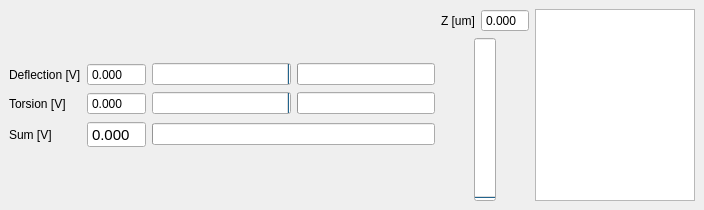
  <widget class="QDockWidget" name="qpdNpiezoDock">
   <property name="maximumSize">
    <size>
     <width>524287</width>
     <height>524287</height>
    </size>
   </property>
   <property name="features">
    <set>QDockWidget::AllDockWidgetFeatures</set>
   </property>
   <property name="allowedAreas">
    <set>Qt::BottomDockWidgetArea</set>
   </property>
   <property name="windowTitle">
    <string>QPD and piezo monitor</string>
   </property>
   <attribute name="dockWidgetArea">
    <number>8</number>
   </attribute>
   <widget class="QWidget" name="dockWidgetContents">
    <layout class="QHBoxLayout" name="horizontalLayout" stretch="8,3,3">
     <item>
      <layout class="QGridLayout" name="gridLayout_2" columnstretch="3,3,7,7" rowminimumheight="2,1,1,1,2">
       <item row="3" column="0">
        <widget class="QLabel" name="label_3">
         <property name="text">
          <string>Sum [V]</string>
         </property>
        </widget>
       </item>
       <item row="2" column="1">
        <widget class="QDoubleSpinBox" name="torsNumDbl">
         <property name="sizePolicy">
          <sizepolicy hsizetype="Minimum" vsizetype="Fixed">
           <horstretch>0</horstretch>
           <verstretch>0</verstretch>
          </sizepolicy>
         </property>
         <property name="readOnly">
          <bool>true</bool>
         </property>
         <property name="buttonSymbols">
          <enum>QAbstractSpinBox::NoButtons</enum>
         </property>
         <property name="decimals">
          <number>3</number>
         </property>
         <property name="minimum">
          <double>-10.000000000000000</double>
         </property>
         <property name="maximum">
          <double>10.000000000000000</double>
         </property>
        </widget>
       </item>
       <item row="1" column="1">
        <widget class="QDoubleSpinBox" name="deflNumDbl">
         <property name="sizePolicy">
          <sizepolicy hsizetype="Minimum" vsizetype="Fixed">
           <horstretch>0</horstretch>
           <verstretch>0</verstretch>
          </sizepolicy>
         </property>
         <property name="readOnly">
          <bool>true</bool>
         </property>
         <property name="buttonSymbols">
          <enum>QAbstractSpinBox::NoButtons</enum>
         </property>
         <property name="decimals">
          <number>3</number>
         </property>
         <property name="minimum">
          <double>-10.000000000000000</double>
         </property>
         <property name="maximum">
          <double>10.000000000000000</double>
         </property>
        </widget>
       </item>
       <item row="1" column="2">
        <widget class="QProgressBar" name="deflNegProg">
         <property name="autoFillBackground">
          <bool>false</bool>
         </property>
         <property name="minimum">
          <number>0</number>
         </property>
         <property name="maximum">
          <number>10</number>
         </property>
         <property name="value">
          <number>0</number>
         </property>
         <property name="textVisible">
          <bool>false</bool>
         </property>
         <property name="invertedAppearance">
          <bool>true</bool>
         </property>
        </widget>
       </item>
       <item row="1" column="0">
        <widget class="QLabel" name="label">
         <property name="text">
          <string>Deflection [V]</string>
         </property>
        </widget>
       </item>
       <item row="3" column="1">
        <widget class="QDoubleSpinBox" name="sumNumDbl">
         <property name="sizePolicy">
          <sizepolicy hsizetype="Minimum" vsizetype="Fixed">
           <horstretch>0</horstretch>
           <verstretch>0</verstretch>
          </sizepolicy>
         </property>
         <property name="font">
          <font>
           <pointsize>11</pointsize>
          </font>
         </property>
         <property name="readOnly">
          <bool>true</bool>
         </property>
         <property name="buttonSymbols">
          <enum>QAbstractSpinBox::NoButtons</enum>
         </property>
         <property name="decimals">
          <number>3</number>
         </property>
         <property name="minimum">
          <double>0.000000000000000</double>
         </property>
         <property name="maximum">
          <double>10.000000000000000</double>
         </property>
        </widget>
       </item>
       <item row="2" column="0">
        <widget class="QLabel" name="label_2">
         <property name="text">
          <string>Torsion [V]</string>
         </property>
        </widget>
       </item>
       <item row="1" column="3">
        <widget class="QProgressBar" name="deflPosProg">
         <property name="maximum">
          <number>10</number>
         </property>
         <property name="value">
          <number>0</number>
         </property>
         <property name="textVisible">
          <bool>false</bool>
         </property>
        </widget>
       </item>
       <item row="2" column="2">
        <widget class="QProgressBar" name="torsNegProg">
         <property name="maximum">
          <number>10</number>
         </property>
         <property name="value">
          <number>0</number>
         </property>
         <property name="textVisible">
          <bool>false</bool>
         </property>
         <property name="invertedAppearance">
          <bool>true</bool>
         </property>
        </widget>
       </item>
       <item row="2" column="3">
        <widget class="QProgressBar" name="torsPosProg">
         <property name="maximum">
          <number>10</number>
         </property>
         <property name="value">
          <number>0</number>
         </property>
         <property name="textVisible">
          <bool>false</bool>
         </property>
        </widget>
       </item>
       <item row="3" column="2" colspan="2">
        <widget class="QProgressBar" name="sumProg">
         <property name="maximum">
          <number>10</number>
         </property>
         <property name="value">
          <number>0</number>
         </property>
         <property name="textVisible">
          <bool>false</bool>
         </property>
        </widget>
       </item>
       <item row="4" column="1">
        <spacer name="verticalSpacer">
         <property name="orientation">
          <enum>Qt::Vertical</enum>
         </property>
         <property name="sizeHint" stdset="0">
          <size>
           <width>20</width>
           <height>40</height>
          </size>
         </property>
        </spacer>
       </item>
       <item row="0" column="1">
        <spacer name="verticalSpacer_2">
         <property name="orientation">
          <enum>Qt::Vertical</enum>
         </property>
         <property name="sizeHint" stdset="0">
          <size>
           <width>20</width>
           <height>40</height>
          </size>
         </property>
        </spacer>
       </item>
      </layout>
     </item>
     <item>
      <layout class="QVBoxLayout" name="verticalLayout_2" stretch="1,5">
       <item>
        <layout class="QHBoxLayout" name="horizontalLayout_2">
         <item>
          <widget class="QLabel" name="label_4">
           <property name="text">
            <string>Z [um]</string>
           </property>
          </widget>
         </item>
         <item>
          <widget class="QDoubleSpinBox" name="zPiezoNumDbl">
           <property name="sizePolicy">
            <sizepolicy hsizetype="Minimum" vsizetype="Fixed">
             <horstretch>0</horstretch>
             <verstretch>0</verstretch>
            </sizepolicy>
           </property>
           <property name="readOnly">
            <bool>true</bool>
           </property>
           <property name="buttonSymbols">
            <enum>QAbstractSpinBox::NoButtons</enum>
           </property>
           <property name="decimals">
            <number>3</number>
           </property>
           <property name="maximum">
            <double>10.000000000000000</double>
           </property>
          </widget>
         </item>
        </layout>
       </item>
       <item>
        <layout class="QHBoxLayout" name="horizontalLayout_3">
         <item>
          <widget class="QProgressBar" name="zPiezoProg">
           <property name="sizePolicy">
            <sizepolicy hsizetype="Fixed" vsizetype="Expanding">
             <horstretch>0</horstretch>
             <verstretch>0</verstretch>
            </sizepolicy>
           </property>
           <property name="maximum">
            <number>10</number>
           </property>
           <property name="value">
            <number>0</number>
           </property>
           <property name="alignment">
            <set>Qt::AlignCenter</set>
           </property>
           <property name="textVisible">
            <bool>false</bool>
           </property>
           <property name="orientation">
            <enum>Qt::Vertical</enum>
           </property>
          </widget>
         </item>
        </layout>
       </item>
      </layout>
     </item>
     <item>
      <widget class="PlotWidget" name="alignPlot"/>
     </item>
    </layout>
   </widget>
  </widget>
